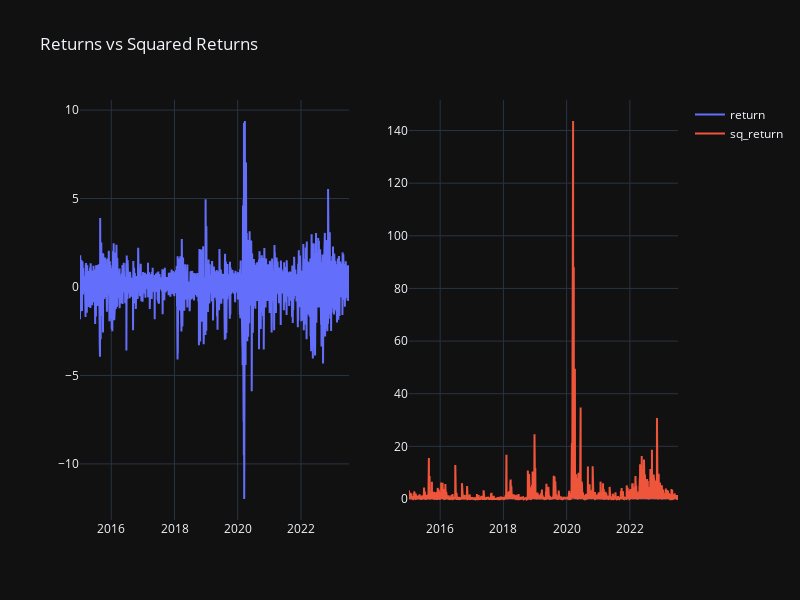

The cell this chart's notebook holds for it:
### Markdown cell above
## **5.4 Returns vs Squared Returns**

### Code cell
from plotly.subplots import make_subplots
import plotly.graph_objects as go

fig = make_subplots(rows=1, cols=2)

fig.add_trace(go.Scatter(x=df["ds"], y=df["return"],
                         mode='lines',
                         name='return'),
row=1, col=1
)


fig.add_trace(go.Scatter(x=df["ds"], y=df["sq_return"],
                         mode='lines',
                         name='sq_return'), 
    row=1, col=2
)

fig.update_layout(height=600, width=800, title_text="Returns vs Squared Returns", template = "plotly_dark")
fig.show()

### Figure 1 — Plotly figure (JSON) as saved in the notebook; plotly's stock layout.template omitted (floating-point values rounded to 4 significant figures; data arrays with more than 128 entries replaced by an {"elided": "..."} marker saying what was removed)
{"data": [{"mode": "lines", "name": "return", "type": "scatter", "x": {"elided": "2143 str values"}, "xaxis": "x", "y": {"elided": "2143 float values"}, "yaxis": "y"}, {"mode": "lines", "name": "sq_return", "type": "scatter", "x": {"elided": "2143 str values"}, "xaxis": "x2", "y": {"elided": "2143 float values"}, "yaxis": "y2"}], "layout": {"height": 600, "title": {"text": "Returns vs Squared Returns"}, "width": 800, "xaxis": {"anchor": "y", "domain": [0, 0.45]}, "xaxis2": {"anchor": "y2", "domain": [0.55, 1]}, "yaxis": {"anchor": "x", "domain": [0, 1]}, "yaxis2": {"anchor": "x2", "domain": [0, 1]}}}
